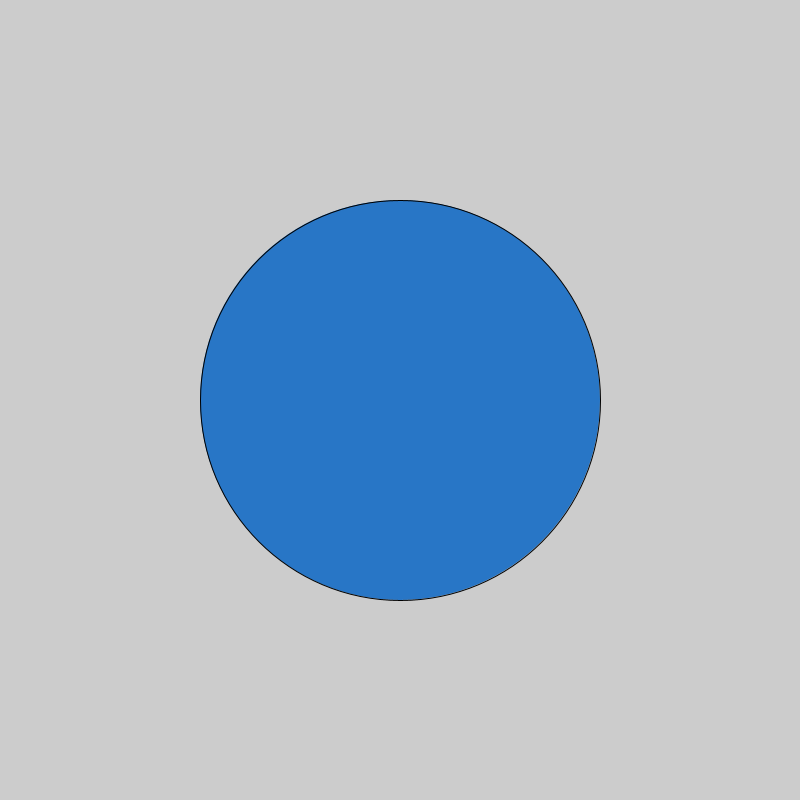
Frame 1 (no input)
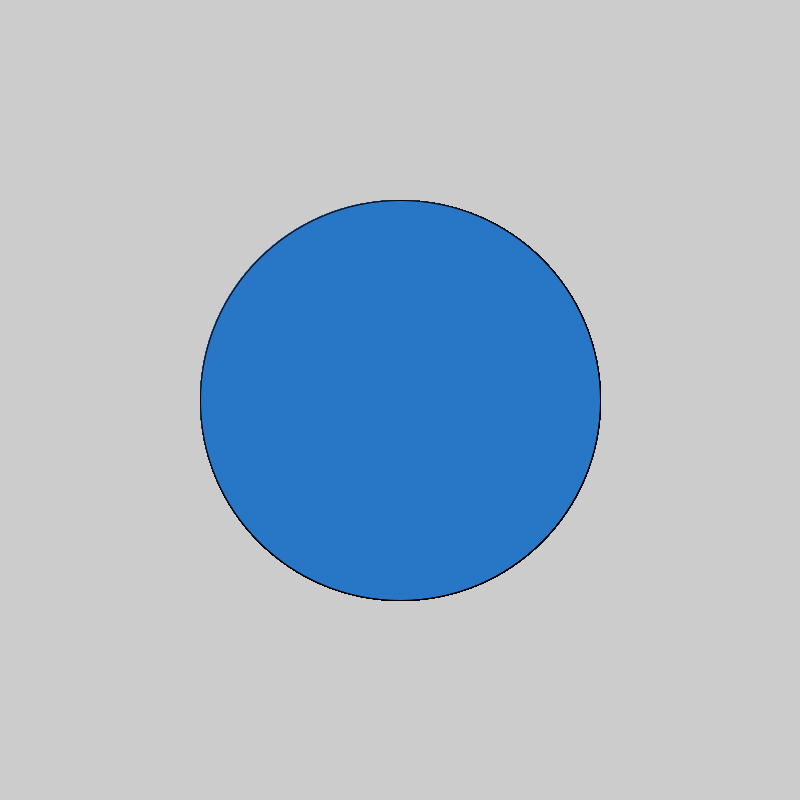
Frame 60 (the mouse pressed at the canvas centre just before this capture)
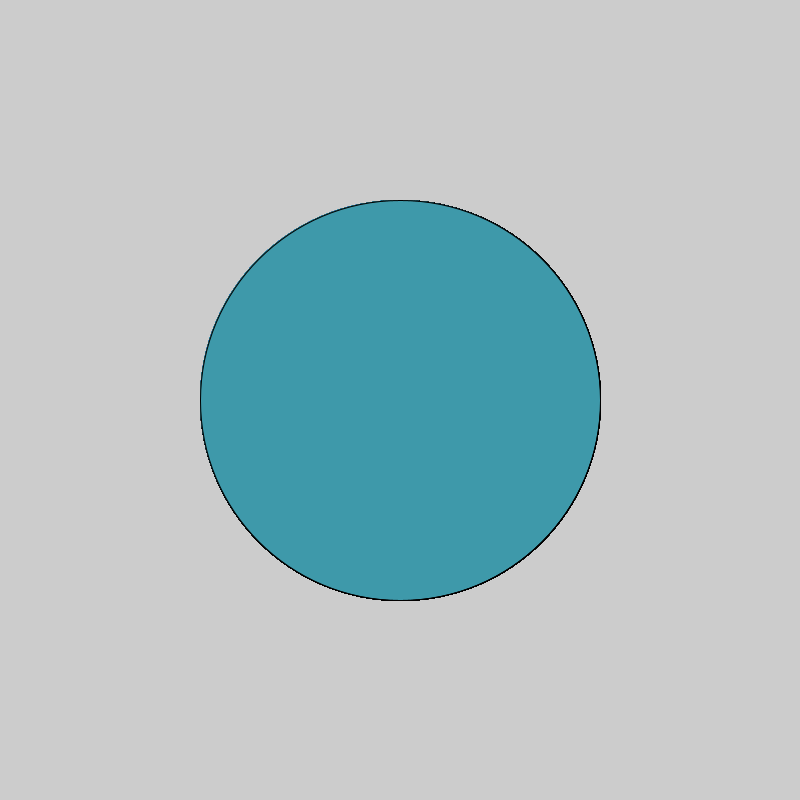
Frame 120 (the mouse held since frame 60 and released just before this capture)

The Processing sketch that drew these frames (run headless with seeded random() and noise(); from frame 60 on, the mouse is pressed at the canvas centre):

// Processing sketch: Logical_Dots_
// ── Logical_Dots_.pde
void setup () {
size(800,800);
}
void draw () {
  if(mousePressed){
fill(#3E99AA);
}else
{
fill(#2876C6);
}
ellipse(400,400,400,400);
}
